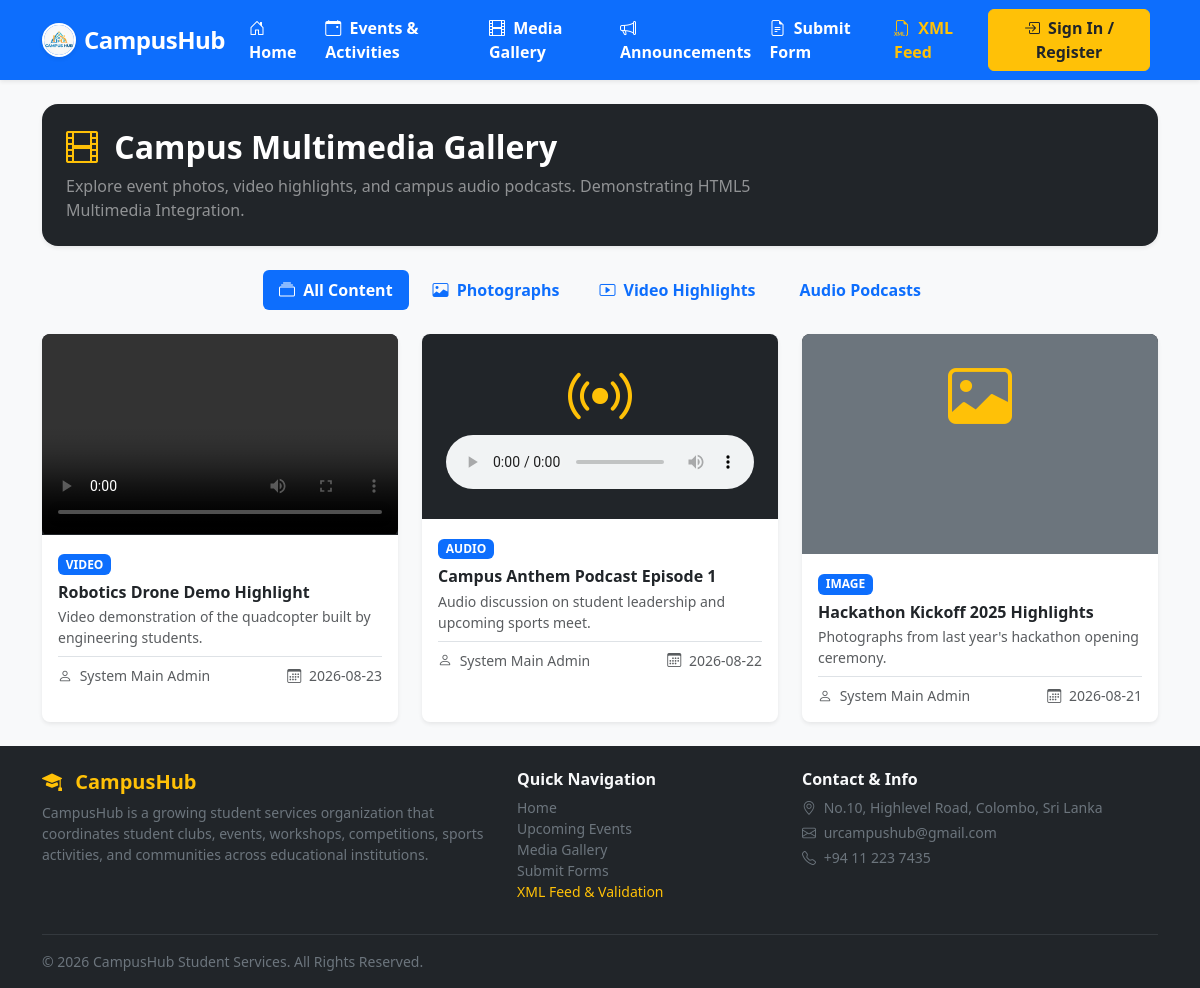
/gallery.php, run on the app's committed database.
### tables this page shows
CREATE TABLE `media_gallery` (
  `id` int(11) NOT NULL AUTO_INCREMENT,
  `title` varchar(100) NOT NULL,
  `description` text DEFAULT NULL,
  `file_path` varchar(255) NOT NULL,
  `media_type` varchar(20) NOT NULL,
  `uploaded_by` varchar(100) NOT NULL,
  `upload_date` datetime NOT NULL,
  PRIMARY KEY (`id`),
  KEY `fk_media_user` (`uploaded_by`),
  CONSTRAINT `fk_media_user` FOREIGN KEY (`uploaded_by`) REFERENCES `user` (`email`) ON DELETE CASCADE
);

CREATE TABLE `user` (
  `email` varchar(100) NOT NULL,
  `fname` varchar(50) NOT NULL,
  `lname` varchar(50) NOT NULL,
  `password` varchar(50) NOT NULL,
  `mobile` varchar(10) NOT NULL,
  `institution` varchar(100) DEFAULT 'University of Colombo',
  `campus_id` int(11) DEFAULT NULL,
  `student_number` varchar(50) DEFAULT NULL,
  `user_type_id` int(11) NOT NULL DEFAULT 3,
  `status_id` int(11) NOT NULL DEFAULT 2,
  `joined_date` datetime NOT NULL,
  `profile_img` varchar(255) DEFAULT 'resources/profile_images/default.png',
  `vcode` varchar(50) DEFAULT NULL,
  PRIMARY KEY (`email`),
  KEY `fk_user_user_type` (`user_type_id`),
  KEY `fk_user_status` (`status_id`),
  KEY `fk_user_campus` (`campus_id`),
  CONSTRAINT `fk_user_status` FOREIGN KEY (`status_id`) REFERENCES `status` (`id`),
  CONSTRAINT `fk_user_user_type` FOREIGN KEY (`user_type_id`) REFERENCES `user_type` (`id`),
  CONSTRAINT `fk_user_campus` FOREIGN KEY (`campus_id`) REFERENCES `campus` (`id`) ON DELETE SET NULL
);

### includes/connection.php (called while the page is built, shortened)
<?php
class Database {
    public static $connection;
    public static function setUpConnection(){
        if(!isset(Database::$connection)){
            Database::$connection = new mysqli("localhost", "root", "janith2004", "campushub", "3306");
        }
    }
    public static function search($q){
        $resultset = Database::$connection->query($q);
        return $resultset;
    }
}
?>

### gallery.php (the view, shortened to what this page needs)
<?php
include "includes/connection.php";
?>
<!DOCTYPE html>
<html>
<head>
    <link href="https://cdn.jsdelivr.net/npm/bootstrap@5.3.8/dist/css/bootstrap.min.css" rel="stylesheet">
    <link rel="stylesheet" href="https://cdn.jsdelivr.net/npm/bootstrap-icons@1.13.1/font/bootstrap-icons.min.css">
    <link rel="stylesheet" href="css/style.css">
</head>
<body class="bg-light">
    <?php include "includes/header.php"; ?>
    <div class="container my-4">
        <div class="card border-0 shadow-sm p-4 bg-dark text-white rounded-4 mb-4">
            <div class="row align-items-center">
                <div class="col-md-8">
                    <h2 class="fw-bold mb-2"><i class="bi bi-film me-2 text-warning"></i> Campus Multimedia Gallery</h2>
                    <p class="mb-0 text-white-50">Explore event photos, video highlights, and campus audio podcasts. Demonstrating HTML5 Multimedia Integration.</p>
                </div>
            </div>
        </div>
        <ul class="nav nav-pills mb-4 justify-content-center gap-2" id="galleryTabs" role="tablist">
            <li class="nav-item" role="presentation">
                <button class="nav-link active fw-bold" id="all-tab" data-bs-toggle="pill" data-bs-target="#all-media" type="button" role="tab"><i class="bi bi-collection me-1"></i> All Content</button>
            </li>
            <li class="nav-item" role="presentation">
                <button class="nav-link fw-bold" id="image-tab" data-bs-toggle="pill" data-bs-target="#image-media" type="button" role="tab"><i class="bi bi-image me-1"></i> Photographs</button>
            </li>
            <li class="nav-item" role="presentation">
                <button class="nav-link fw-bold" id="video-tab" data-bs-toggle="pill" data-bs-target="#video-media" type="button" role="tab"><i class="bi bi-play-btn me-1"></i> Video Highlights</button>
            </li>
            <li class="nav-item" role="presentation">
                <button class="nav-link fw-bold" id="audio-tab" data-bs-toggle="pill" data-bs-target="#audio-media" type="button" role="tab"><i class="bi bi-music-note-beamer me-1"></i> Audio Podcasts</button>
            </li>
        </ul>
        <div class="tab-content" id="galleryTabsContent">
            <div class="tab-pane fade show active" id="all-media" role="tabpanel">
                <div class="row g-4">
                    <?php
                    $media_rs = Database::search("SELECT * FROM `media_gallery` INNER JOIN `user` ON `media_gallery`.`uploaded_by`=`user`.`email` ORDER BY upload_date DESC");
                    while ($m = $media_rs->fetch_assoc()):
                    ?>
                        <div class="col-12 col-md-6 col-lg-4">
                            <div class="card border-0 shadow-sm h-100 rounded-3 overflow-hidden bg-white">
                                <div class="bg-dark text-white">
                                    <?php if ($m["media_type"] == "video"): ?>
                                        <div class="ratio ratio-16x9">
                                            <video controls class="w-100 rounded">
                                                <source src="<?php echo htmlspecialchars($m["file_path"]); ?>" type="video/mp4">
                                            </video>
                                        </div>
                                    <?php elseif ($m["media_type"] == "audio"): ?>
                                        <div class="p-4 text-center">
                                            <i class="bi bi-broadcast display-3 text-warning mb-3"></i>
                                            <audio controls class="w-100">
                                                <source src="<?php echo htmlspecialchars($m["file_path"]); ?>" type="audio/mpeg">
                                                <source src="<?php echo htmlspecialchars($m["file_path"]); ?>" type="audio/wav">
                                                <source src="<?php echo htmlspecialchars($m["file_path"]); ?>" type="audio/ogg">
                                            </audio>
                                        </div>
                                    <?php else: ?>
                                        <div class="text-center bg-secondary overflow-hidden" style="height: 220px;">
                                        </div>
                                    <?php endif; ?>
                                </div>
                                <div class="card-body p-3">
                                    <span class="badge bg-primary mb-2 text-uppercase"><?php echo $m["media_type"]; ?></span>
                                    <h6 class="fw-bold text-dark mb-1"><?php echo htmlspecialchars($m["title"]); ?></h6>
                                    <p class="small text-muted mb-2"><?php echo htmlspecialchars($m["description"]); ?></p>
                                    <div class="d-flex justify-content-between align-items-center border-top pt-2">
                                        <small class="text-muted"><i class="bi bi-person me-1"></i> <?php echo htmlspecialchars($m["fname"] . " " . $m["lname"]); ?></small>
                                        <small class="text-muted"><i class="bi bi-calendar3 me-1"></i> <?php echo date("Y-m-d", strtotime($m["upload_date"])); ?></small>
                                    </div>
                                </div>
                            </div>
                        </div>
                    <?php endwhile; ?>
                </div>
            </div>
        </div>
    </div>
    <?php include "includes/footer.php"; ?>
</body>
</html>

### css/style.css (style rules this page uses)
body { font-family: 'Segoe UI', Tahoma, Geneva, Verdana, sans-serif; background-color: #f8f9fa; min-height: 100vh; display: flex; flex-direction: column; }

### data on the page
media_gallery: media_type "VIDEO", title "Robotics Drone Demo Highlight", description "Video demonstration of the quadcopter built by engineering students.", uploaded_by.lname "System Main Admin", upload_date "2026-08-23"
media_gallery: media_type "AUDIO", title "Campus Anthem Podcast Episode 1", description "Audio discussion on student leadership and upcoming sports meet.", uploaded_by.lname "System Main Admin", upload_date "2026-08-22"
media_gallery: media_type "IMAGE", title "Hackathon Kickoff 2025 Highlights", description "Photographs from last year's hackathon opening ceremony.", uploaded_by.lname "System Main Admin", upload_date "2026-08-21"
